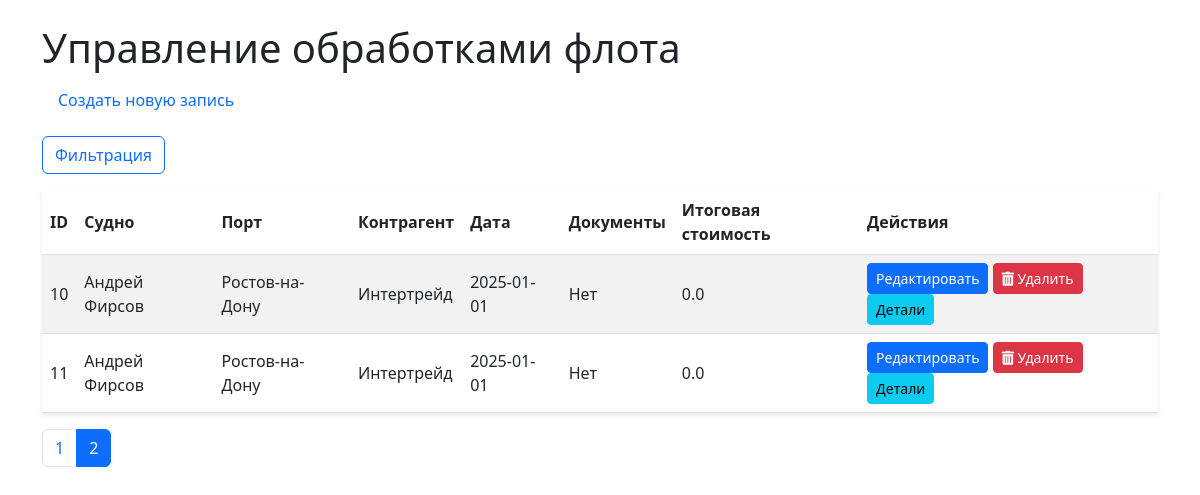
The app's page /?page=2&per_page=10&sort_order=desc with its own data.
### models/schemas.py (models this page shows)
class Operation(Base):
    __tablename__ = "operations"
    id = Column(Integer, primary_key=True, index=True)
    ship_id = Column(Integer, ForeignKey("ships.id"))
    port_id = Column(Integer, ForeignKey("ports.id"))
    contractor_id = Column(Integer, ForeignKey("contractors.id"))
    date = Column(Date)
    has_documents = Column(Boolean, default=False)
    document_path = Column(String, nullable=True)
    ship = relationship("Ship")
    port = relationship("Port")
    contractor = relationship("Contractor")
    items = relationship("OperationItem", back_populates="operation", cascade="all, delete-orphan")

class Ship(Base):
    __tablename__ = "ships"
    id = Column(Integer, primary_key=True, index=True)
    name = Column(String, unique=True, index=True)

class Port(Base):
    __tablename__ = "ports"
    id = Column(Integer, primary_key=True, index=True)
    name = Column(String, unique=True, index=True)

class Contractor(Base):
    __tablename__ = "contractors"
    id = Column(Integer, primary_key=True, index=True)
    name = Column(String, unique=True, index=True)

### routers/operations.py (the view)
@router.get("/", response_class=HTMLResponse)
async def list_operations(
    request: Request,
    ship_ids: list[int] = Query(None),
    start_date: str = None,
    end_date: str = None,
    port_ids: list[int] = Query(None),
    contractor_ids: list[int] = Query(None),
    sort_order: str = "desc",
    page: int = 1,
    per_page: int = 10,
    db: Session = Depends(get_db)
):
    query = db.query(Operation)
    if ship_ids:
        query = query.filter(Operation.ship_id.in_(ship_ids))
    if start_date:
        try:
            start_date_obj = datetime.strptime(start_date, "%Y-%m-%d").date()
            query = query.filter(Operation.date >= start_date_obj)
        except ValueError:
            pass
    if end_date:
        try:
            end_date_obj = datetime.strptime(end_date, "%Y-%m-%d").date()
            query = query.filter(Operation.date <= end_date_obj)
        except ValueError:
            pass
    if port_ids:
        query = query.filter(Operation.port_id.in_(port_ids))
    if contractor_ids:
        query = query.filter(Operation.contractor_id.in_(contractor_ids))
    if sort_order.lower() == "asc":
        query = query.order_by(Operation.date.asc())
    else:
        query = query.order_by(Operation.date.desc())
    total = query.count()
    operations = query.offset((page - 1) * per_page).limit(per_page).all()
    total_costs = {}
    for op in operations:
        total_cost = db.query(func.sum(OperationItem.cost)).filter(
            OperationItem.operation_id == op.id
        ).scalar() or 0.0
        total_costs[op.id] = total_cost
    selected_ship_ids = [str(id) for id in ship_ids or []]
    selected_port_ids = [str(id) for id in port_ids or []]
    selected_contractor_ids = [str(id) for id in contractor_ids or []]
    ships = db.query(Ship).order_by(Ship.name).all()
    ports = db.query(Port).order_by(Port.name).all()
    contractors = db.query(Contractor).order_by(Contractor.name).all()
    return templates.TemplateResponse("list.html", {
        "request": request,
        "operations": operations,
        "total_costs": total_costs,
        "ships": ships,
        "ports": ports,
        "contractors": contractors,
        "selected_ship_ids": selected_ship_ids,
        "selected_start_date": start_date,
        "selected_end_date": end_date,
        "selected_port_ids": selected_port_ids,
        "selected_contractor_ids": selected_contractor_ids,
        "sort_order": sort_order,
        "total_pages": (total // per_page) + (1 if total % per_page else 0),
        "current_page": page,
        "per_page": per_page
    })

### templates/list.html (shortened to what this page needs)
<!DOCTYPE html>
<html lang="ru">
<head>
    <link href="/static/css/styles.css" rel="stylesheet">
    <link href="https://cdn.jsdelivr.net/npm/bootstrap@5.3.0/dist/css/bootstrap.min.css" rel="stylesheet">
    <link href="https://cdn.jsdelivr.net/npm/select2@4.1.0-rc.0/dist/css/select2.min.css" rel="stylesheet">
    <link href="https://cdnjs.cloudflare.com/ajax/libs/font-awesome/5.15.4/css/all.min.css" rel="stylesheet">
</head>
<body>
    <div class="container mt-4">
        <h1>Управление обработками флота</h1>
        <nav class="nav mb-3">
            <a class="nav-link" href="/create">Создать новую запись</a>
        </nav>
        <button class="btn btn-outline-primary mb-3" type="button" data-bs-toggle="collapse" data-bs-target="#filterCollapse" aria-expanded="false" aria-controls="filterCollapse">
            Фильтрация
        </button>
        <table class="table table-striped">
            <thead>
                <tr>
                    <th>ID</th>
                    <th>Судно</th>
                    <th>Порт</th>
                    <th>Контрагент</th>
                    <th>Дата</th>
                    <th>Документы</th>
                    <th>Итоговая стоимость</th>
                    <th>Действия</th>
                </tr>
            </thead>
            <tbody>
                {% for operation in operations %}
                <tr>
                    <td>{{ operation.id }}</td>
                    <td>{{ operation.ship.name }}</td>
                    <td>{{ operation.port.name }}</td>
                    <td>{{ operation.contractor.name }}</td>
                    <td>{{ operation.date }}</td>
                    <td>{{ "Да" if operation.has_documents else "Нет" }}</td>
                    <td>{{ total_costs[operation.id] | float | round(2) }}</td>
                    <td>
                        <a href="/edit/{{ operation.id }}" class="btn btn-sm btn-primary">Редактировать</a>
                        <button type="button" class="btn btn-sm btn-danger"
                                data-bs-toggle="modal" data-bs-target="#deleteModal"
                                onclick="prepareDelete({{ operation.id }})">
                            <i class="fas fa-trash-alt"></i> Удалить
                        </button>
                        <button type="button" class="btn btn-sm btn-info" data-bs-toggle="modal" data-bs-target="#operationModal" onclick="fetchOperation({{ operation.id }})">Детали</button>
                    </td>
                </tr>
                {% endfor %}
            </tbody>
        </table>
        <nav>
            <ul class="pagination">
                {% for p in range(1, total_pages + 1) %}
                <li class="page-item {% if p == current_page %}active{% endif %}">
                    <a class="page-link" href="?page={{ p }}&per_page={{ per_page }}{% if sort_order %}&sort_order={{ sort_order }}{% endif %}">{{ p }}</a>
                </li>
                {% endfor %}
            </ul>
        </nav>
    </div>
</body>
</html>

### static/css/styles.css (style rules this page uses)
body { font-family: Arial, sans-serif; }
.table { border-collapse: separate; border-spacing: 0; box-shadow: 0 2px 4px rgba(0, 0, 0, 0.1); }
.table th, .table td { vertical-align: middle; }
.table th { background-color: #f8f9fa; }
.btn-sm { padding: 0.25rem 0.5rem; font-size: 0.875rem; }
.container { max-width: 1200px; }

### records on screen
Operation: id "10", ship.name "Андрей Фирсов", port.name "Ростов-на-Дону", contractor.name "Интертрейд", date "2025-01-01", has_documents "Нет", total_costs "0.0"
Operation: id "11", ship.name "Андрей Фирсов", port.name "Ростов-на-Дону", contractor.name "Интертрейд", date "2025-01-01", has_documents "Нет", total_costs "0.0"

### other values on screen
{{ p }} "1" "2"
